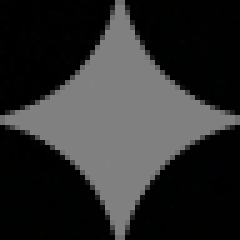
#> input picture skills/ppt-master/scripts/assets/bg_48.png, 48 x 48 px (shown 5 times larger)
$ python -i gemini_watermark_remover.py   (imports and definitions only)
#> lines starting #> are read from the running program, lines starting #| are printed output that depends on the picture
#!/usr/bin/env python3
"""
HugoPPTPilot - Gemini Watermark Remover

Removes the watermark logo from the bottom-right corner of Gemini-generated images.
Uses a reverse blending algorithm to restore original pixels.

Usage:
    python3 scripts/gemini_watermark_remover.py <image_path>
    python3 scripts/gemini_watermark_remover.py <image_path> -o output_path.png

Examples:
    python3 scripts/gemini_watermark_remover.py projects/demo/images/bg_01.png
    python3 scripts/gemini_watermark_remover.py image.jpg -o image_clean.jpg

Dependencies:
    pip install Pillow numpy

Notes:
    - Supports PNG, JPG, JPEG formats
    - Automatically detects watermark size (48px or 96px)
    - Output file defaults to adding an _unwatermarked suffix
"""

import sys
import argparse
from pathlib import Path

# Import modules from the same directory
sys.path.insert(0, str(Path(__file__).parent))

from console_encoding import configure_utf8_stdio

# [1 line not run here, left out]

import numpy as np
from PIL import Image, ImageOps

# Algorithm parameters
ALPHA_THRESHOLD = 0.002  # Alpha threshold; values below this are not processed
MAX_ALPHA = 0.99  # Maximum alpha value to prevent division by zero
LOGO_VALUE = 255  # Logo pixel value (white)
LARGE_IMAGE_THRESHOLD = 1024
LARGE_LOGO_SIZE = 96
SMALL_LOGO_SIZE = 48
LARGE_MARGIN = 64
SMALL_MARGIN = 32

# Watermark background image paths
SCRIPT_DIR = Path(__file__).parent
BG_48_PATH = SCRIPT_DIR / "assets" / "bg_48.png"
BG_96_PATH = SCRIPT_DIR / "assets" / "bg_96.png"


def detect_watermark_config(width: int, height: int) -> dict[str, int]:
    """
    Detect watermark configuration based on image dimensions

    Args:
        width: Image width
        height: Image height

    Returns:
        Configuration dict containing logo_size, margin_right, margin_bottom
    """
    if width > LARGE_IMAGE_THRESHOLD and height > LARGE_IMAGE_THRESHOLD:
        return {
            "logo_size": LARGE_LOGO_SIZE,
            "margin_right": LARGE_MARGIN,
            "margin_bottom": LARGE_MARGIN,
        }
    return {
        "logo_size": SMALL_LOGO_SIZE,
        "margin_right": SMALL_MARGIN,
        "margin_bottom": SMALL_MARGIN,
    }


def calculate_watermark_position(width: int, height: int, config: dict[str, int]) -> dict[str, int]:
    """
    Calculate watermark position

    Args:
        width: Image width
        height: Image height
        config: Watermark configuration

    Returns:
        Position dict containing x, y, width, height
    """
    logo_size = config["logo_size"]
    return {
        "x": width - config["margin_right"] - logo_size,
        "y": height - config["margin_bottom"] - logo_size,
        "width": logo_size,
        "height": logo_size,
    }


def calculate_alpha_map(bg_image: Image.Image) -> np.ndarray:
    """
    Calculate the alpha channel map from the watermark background image

    Args:
        bg_image: Watermark background PNG image

    Returns:
        Alpha map array (range 0-1)
    """
    bg_array = np.array(bg_image.convert("RGB"), dtype=np.float32)
    max_channel = np.max(bg_array, axis=2)
    return max_channel / 255.0


def remove_watermark(image: Image.Image, alpha_map: np.ndarray, position: dict) -> Image.Image:
    """
    Remove watermark using a reverse blending algorithm

    Args:
        image: Original image
        alpha_map: Alpha map array
        position: Watermark position

    Returns:
        Image with watermark removed
    """
    img_array = np.array(image.convert("RGBA"), dtype=np.float32)
    x, y, w, h = position["x"], position["y"], position["width"], position["height"]

    for row in range(h):
        for col in range(w):
            alpha = alpha_map[row, col]
            if alpha < ALPHA_THRESHOLD:
                continue
            alpha = min(alpha, MAX_ALPHA)
            one_minus_alpha = 1.0 - alpha

            img_y, img_x = y + row, x + col
            for c in range(3):
                watermarked = img_array[img_y, img_x, c]
                original = (watermarked - alpha * LOGO_VALUE) / one_minus_alpha
                img_array[img_y, img_x, c] = np.clip(original, 0, 255)

    return Image.fromarray(img_array.astype(np.uint8))


def process_image(input_path: Path, output_path: Path | None = None, verbose: bool = True) -> Path:
    """
    Process a single image to remove its watermark

    Args:
        input_path: Input image path
        output_path: Output image path (optional)
        verbose: Whether to output detailed information

    Returns:
        Output file path
    """
#> called with input_path = 'assets/bg_48.png', verbose = True
    with Image.open(input_path) as source:
#> source is the input picture: PIL image 48x48 RGB; mean R, G, B 45.7, 45.9, 45.8
        image = ImageOps.exif_transpose(source)
    width, height = image.size
#> width = 48; height = 48

    config = detect_watermark_config(width, height)
    position = calculate_watermark_position(width, height, config)

    if verbose:
        print(f"  Image size: {width} x {height}")
#|   Image size: 48 x 48
        print(f"  Watermark size: {config['logo_size']} x {config['logo_size']}")
#|   Watermark size: 48 x 48
        print(f"  Watermark position: ({position['x']}, {position['y']})")
#|   Watermark position: (-32, -32)

    bg_path = BG_96_PATH if config["logo_size"] == 96 else BG_48_PATH

    if not bg_path.exists():
        print(f"Error: Watermark background image not found: {bg_path}")
        sys.exit(1)

    bg_image = Image.open(bg_path)
    alpha_map = calculate_alpha_map(bg_image)

    result = remove_watermark(image, alpha_map, position)
#> after the loop in remove_watermark, `for row in range(h):`:
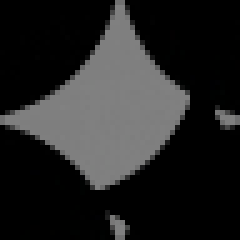
#> img_array: shape (48, 48, 4) float32 (shown 5 times larger); mean R, G, B, A 36.8, 36.9, 36.8, 255

    if output_path is None:
#> (the run stopped early here; a loop or call above may not have finished)
